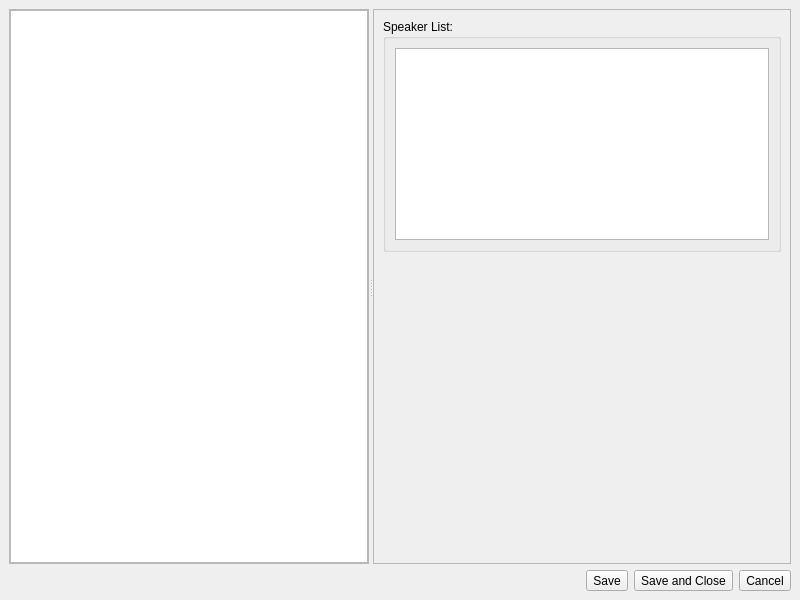
<?xml version="1.0" encoding="UTF-8"?>
<ui version="4.0">
 <class>DialogEditor</class>
 <widget class="QMainWindow" name="DialogEditor">
  <property name="geometry">
   <rect>
    <x>0</x>
    <y>0</y>
    <width>800</width>
    <height>600</height>
   </rect>
  </property>
  <property name="sizePolicy">
   <sizepolicy hsizetype="Expanding" vsizetype="Expanding">
    <horstretch>0</horstretch>
    <verstretch>0</verstretch>
   </sizepolicy>
  </property>
  <property name="windowTitle">
   <string>Dialog Editor</string>
  </property>
  <property name="dockNestingEnabled">
   <bool>true</bool>
  </property>
  <property name="dockOptions">
   <set>QMainWindow::AllowNestedDocks|QMainWindow::AllowTabbedDocks|QMainWindow::AnimatedDocks|QMainWindow::VerticalTabs</set>
  </property>
  <widget class="QWidget" name="centralwidget">
   <layout class="QGridLayout" name="gridLayout" rowstretch="1,0">
    <item row="1" column="0">
     <layout class="QHBoxLayout" name="mSystemPanel">
      <property name="margin">
       <number>0</number>
      </property>
      <item>
       <spacer name="horizontalSpacer">
        <property name="orientation">
         <enum>Qt::Horizontal</enum>
        </property>
        <property name="sizeHint" stdset="0">
         <size>
          <width>40</width>
          <height>20</height>
         </size>
        </property>
       </spacer>
      </item>
      <item>
       <widget class="QToolButton" name="mSaveButton">
        <property name="text">
         <string>Save</string>
        </property>
       </widget>
      </item>
      <item>
       <widget class="QToolButton" name="mSaveAndCloseButton">
        <property name="text">
         <string>Save and Close</string>
        </property>
       </widget>
      </item>
      <item>
       <widget class="QToolButton" name="mCancelButton">
        <property name="text">
         <string>Cancel</string>
        </property>
       </widget>
      </item>
     </layout>
    </item>
    <item row="0" column="0">
     <widget class="QSplitter" name="mMainSplitter">
      <property name="sizePolicy">
       <sizepolicy hsizetype="Expanding" vsizetype="Expanding">
        <horstretch>0</horstretch>
        <verstretch>0</verstretch>
       </sizepolicy>
      </property>
      <property name="orientation">
       <enum>Qt::Horizontal</enum>
      </property>
      <property name="opaqueResize">
       <bool>false</bool>
      </property>
      <widget class="QScrollArea" name="mDialogScrollArea">
       <property name="widgetResizable">
        <bool>true</bool>
       </property>
       <widget class="QWidget" name="scrollAreaWidgetContents">
        <property name="geometry">
         <rect>
          <x>0</x>
          <y>0</y>
          <width>360</width>
          <height>531</height>
         </rect>
        </property>
        <layout class="QGridLayout" name="gridLayout_2">
         <property name="margin">
          <number>0</number>
         </property>
         <item row="0" column="0">
          <widget class="DialogTreeWidget" name="mDialogTree">
           <property name="acceptDrops">
            <bool>false</bool>
           </property>
           <property name="tabKeyNavigation">
            <bool>true</bool>
           </property>
           <property name="dragEnabled">
            <bool>true</bool>
           </property>
           <property name="dragDropMode">
            <enum>QAbstractItemView::InternalMove</enum>
           </property>
           <property name="animated">
            <bool>true</bool>
           </property>
           <property name="wordWrap">
            <bool>true</bool>
           </property>
           <property name="headerHidden">
            <bool>true</bool>
           </property>
           <property name="expandsOnDoubleClick">
            <bool>false</bool>
           </property>
           <column>
            <property name="text">
             <string notr="true">1</string>
            </property>
           </column>
          </widget>
         </item>
        </layout>
       </widget>
      </widget>
      <widget class="QScrollArea" name="mPropertyScrollArea">
       <property name="widgetResizable">
        <bool>true</bool>
       </property>
       <widget class="QWidget" name="layout">
        <property name="geometry">
         <rect>
          <x>0</x>
          <y>0</y>
          <width>413</width>
          <height>531</height>
         </rect>
        </property>
        <property name="sizePolicy">
         <sizepolicy hsizetype="Expanding" vsizetype="Expanding">
          <horstretch>0</horstretch>
          <verstretch>0</verstretch>
         </sizepolicy>
        </property>
        <layout class="QVBoxLayout" name="mLinePropertyLayout" stretch="0,1">
         <item>
          <widget class="QGroupBox" name="mSpeakerGroupBox">
           <property name="title">
            <string>Speaker List:</string>
           </property>
           <layout class="QGridLayout" name="gridLayout_3">
            <item row="0" column="0">
             <widget class="DialogSpeakerList" name="mSpeakerListWidget">
              <property name="tabKeyNavigation">
               <bool>true</bool>
              </property>
              <property name="dragEnabled">
               <bool>true</bool>
              </property>
              <property name="dragDropMode">
               <enum>QAbstractItemView::InternalMove</enum>
              </property>
              <property name="selectionBehavior">
               <enum>QAbstractItemView::SelectRows</enum>
              </property>
              <property name="movement">
               <enum>QListView::Free</enum>
              </property>
             </widget>
            </item>
           </layout>
          </widget>
         </item>
         <item>
          <spacer name="verticalSpacer">
           <property name="orientation">
            <enum>Qt::Vertical</enum>
           </property>
           <property name="sizeHint" stdset="0">
            <size>
             <width>1</width>
             <height>1</height>
            </size>
           </property>
          </spacer>
         </item>
        </layout>
       </widget>
      </widget>
     </widget>
    </item>
   </layout>
  </widget>
  <widget class="QMenuBar" name="menubar">
   <property name="geometry">
    <rect>
     <x>0</x>
     <y>0</y>
     <width>800</width>
     <height>21</height>
    </rect>
   </property>
  </widget>
 </widget>
 <customwidgets>
  <customwidget>
   <class>DialogTreeWidget</class>
   <extends>QTreeWidget</extends>
   <header location="global">dialogtreeitems.h</header>
  </customwidget>
  <customwidget>
   <class>DialogSpeakerList</class>
   <extends>QListWidget</extends>
   <header location="global">dialogtreeitems.h</header>
  </customwidget>
 </customwidgets>
 <resources/>
 <connections/>
</ui>
